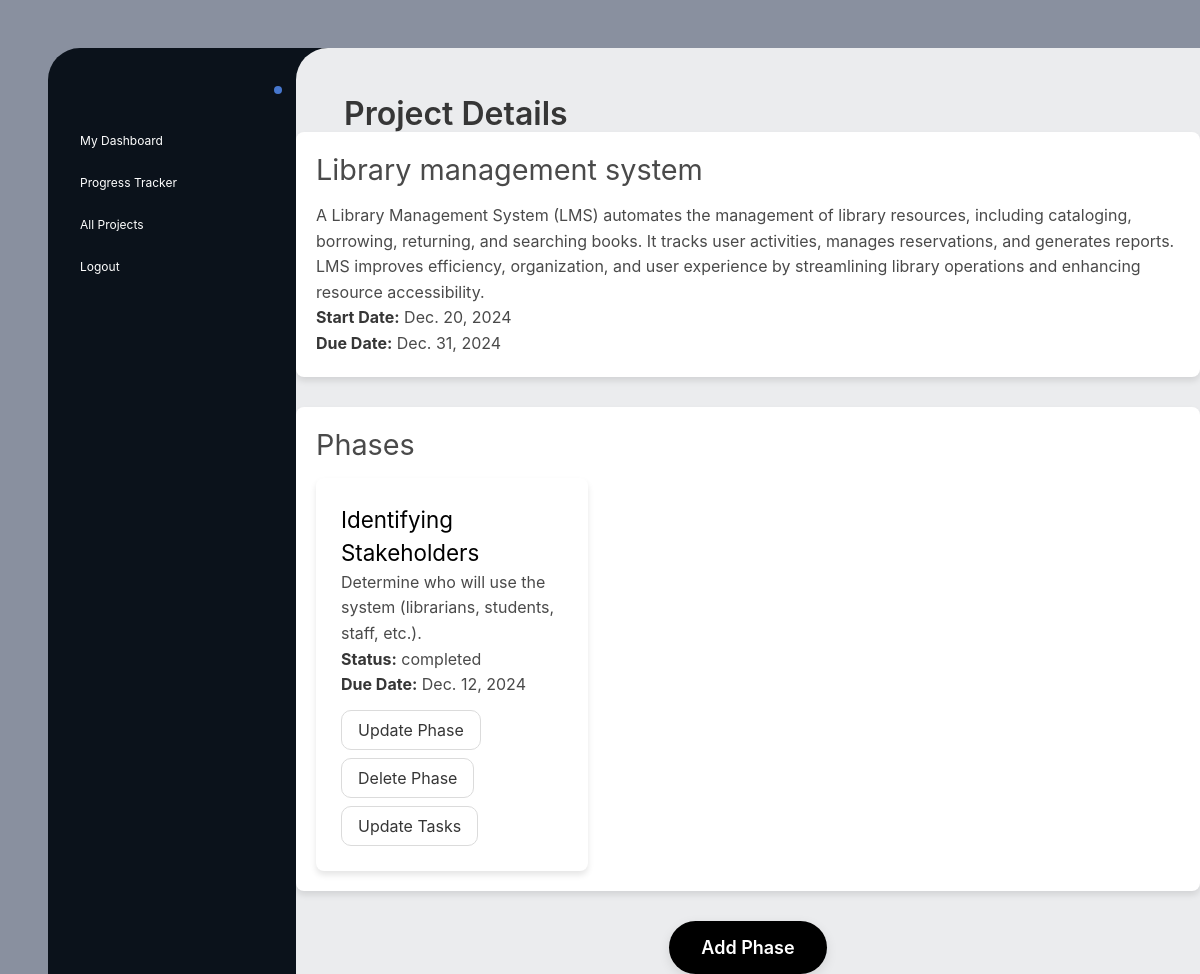
/projects/3/ (signed in), run on the app's committed database.
### MySiteApp/models.py (models this page shows, shortened)
class Project(models.Model):
    id = models.AutoField(primary_key=True)
    title = models.CharField(max_length=200)
    description = models.TextField(blank=True, null=True)
    start_date = models.DateField()
    due_date = models.DateField(default="2024-12-31")
    owner = models.ForeignKey(User, on_delete=models.CASCADE, related_name='owned_projects',null=True, blank=True)
    mentor = models.ForeignKey(User, on_delete=models.SET_NULL, null=True, blank=True, related_name='mentored_projects')  # Supervisor (mentor)
    students = models.ManyToManyField(
        User, related_name='assigned_projects', blank=True, limit_choices_to={'role': 'student'}
    )

class Phases(models.Model):
    id = models.AutoField(primary_key=True)
    title = models.CharField(max_length=100,default="Default Phase Title")
    description = models.TextField(blank=True, null=True)
    due_date = models.DateField()
    status = models.CharField(max_length=50, choices=[('pending', 'Pending'), ('completed', 'Completed')], default='pending')
    project = models.ForeignKey(Project, on_delete=models.CASCADE, related_name='phases')
    mentor_notes = models.TextField(blank=True, null=True)  # Notes from the mentor

### MySiteApp/views.py (the view)
# urls.py: path('projects/<int:project_id>/', views.project_details, name='project_details'),
@login_required
def project_details(request, project_id):
    project = get_object_or_404(models.Project, id=project_id)
    phases = project.phases.all()
    return render(request, 'projects/project_details.html', {'project': project, 'phases': phases})

### MySiteApp/templates/projects/project_details.html (shortened to what this page needs)
<!DOCTYPE html>
<html lang="en">
<head>
    {% load static %}
    <link rel="stylesheet" href="https://cdnjs.cloudflare.com/ajax/libs/bulma/0.7.4/css/bulma.min.css">
    <link rel="stylesheet" href="{% static 'css/style.css' %}">
</head>
<body>
<div class="site-wrap">
  <nav class="site-nav">
    <div class="name">
    </div>
    <ul>
      <li><a href="{% url 'student_dashboard' %}">My Dashboard</a></li>
      <li><a href="{% url 'progress_tracker' %}">Progress Tracker</a></li>
      <li><a href="{% url 'all_projects' %}">All Projects</a></li>
      <li><a href="{% url 'logout' %}">Logout</a></li>
    </ul>
  </nav>
  <main>
    <header>
      <h1 class="title">Project Details</h1>
    </header>
    <section class="content-section">
      <h2 class="subtitle">{{ project.title }}</h2>
      <p>{{ project.description }}</p>
      <p><strong>Start Date:</strong> {{ project.start_date }}</p>
      <p><strong>Due Date:</strong> {{ project.due_date }}</p>
    </section>
    <section class="content-section">
      <h2 class="subtitle">Phases</h2>
      <div class="columns is-multiline">
        {% for phase in phases %}
        <div class="column is-one-third">
          <div class="card">
            <div class="card-content">
              <a href="{% url 'phase_details' phase.id %}" class="phase-title">{{ phase.title }}</a>
              <p>{{ phase.description }}</p>
              <p><strong>Status:</strong> {{ phase.status }}</p>
              <p><strong>Due Date:</strong> {{ phase.due_date }}</p>
              <div class="buttons mt-3">
                <a href="{% url 'create_update' phase.id %}" class="button">Update Phase</a>
                <a href="{% url 'delete_phase' phase.id %}" class="button">Delete Phase</a>
                <a href="{% url 'update_task' phase.id %}" class="button">Update Tasks</a>
              </div>
            </div>
          </div>
        </div>
        {% empty %}
        <p>No phases available for this project.</p>
        {% endfor %}
      </div>
    </section>
    <section class="text-center mt-5">
      <center><a href="{% url 'create_phase' project.id %}">
        <button class="btn">Add Phase</button>
      </a></center>
    </section>
  </main>
</div>
</body>
</html>

### MySiteApp/static/css/style.css (style rules this page uses)
body { background: #89909f; padding: 3rem 0 0 3rem; font-size: 12px; height: auto; margin: 0; overflow: auto; }
.site-wrap { display: grid; grid-template-columns: 280px 1fr; min-height: 100vh; }
.site-nav { background: #0b121b; color: white; border-top-left-radius: 2rem; display: flex; flex-direction: column; }
.site-nav a { color: inherit; }
.site-nav ul { margin-bottom: auto; }
.site-nav ul li a { display: block; padding: 0.75rem 0.5rem 0.75rem 2rem; position: relative; }
.name { font-size: 1.3rem; position: relative; margin: 2rem 0 2rem 0; padding: 0 2.5rem 0.5rem 2rem; width: calc(100% - 3rem); }
.name::after { content: ""; width: 8px; height: 8px; background: #4777ce; border-radius: 20px; position: absolute; top: 6px; right: -2px; }
main { border-top-left-radius: 2rem; background: #ebecee; margin-left: -2rem; position: relative; min-height: 100vh; overflow-y: auto }
main > header { padding: 3rem 3rem 0 3rem; }
.btn { padding: 16px 32px; font-size: 1.125rem; font-weight: 600; color: white; background: black; border: none; border-radius: 30px; box-shadow: 0 4px 12px rgba(0, 0, 0, 0.1); cursor: pointer; transition: all 0.3s ease-in-out; }

### MySiteApp/templates/projects/project_details.html (style rules this page uses)
.content-section { background-color: #fff; border-radius: 8px; padding: 20px; margin-bottom: 30px; box-shadow: 0 4px 6px rgba(0, 0, 0, 0.1); }
.content-section h2.subtitle { font-size: 1.8rem; margin-bottom: 15px; }
.content-section p { font-size: 1rem; line-height: 1.6; }
.card { background-color: #fff; border-radius: 8px; padding: 15px; box-shadow: 0 4px 6px rgba(0, 0, 0, 0.1); transition: transform 0.3s; }
.card-content { padding: 10px; }
.phase-title { font-size: 1.4rem; color: black; text-decoration: none; }
.buttons .button { border-radius: 10px; margin-right: 10px; }

### data on the page
Project: title "Library management system", description "A Library Management System (LMS) automates the management of library resources, including cataloging, borrowing, returning, and searching books. It tracks user activities, manages reservations, and generates reports. LMS improves efficiency, organization, and user experience by streamlining library operations and enhancing resource accessibility.", start_date "Dec. 20, 2024", due_date "Dec. 31, 2024"
Phases: title "Identifying Stakeholders", description "Determine who will use the system (librarians, students, staff, etc.).", status "completed", due_date "Dec. 12, 2024"
